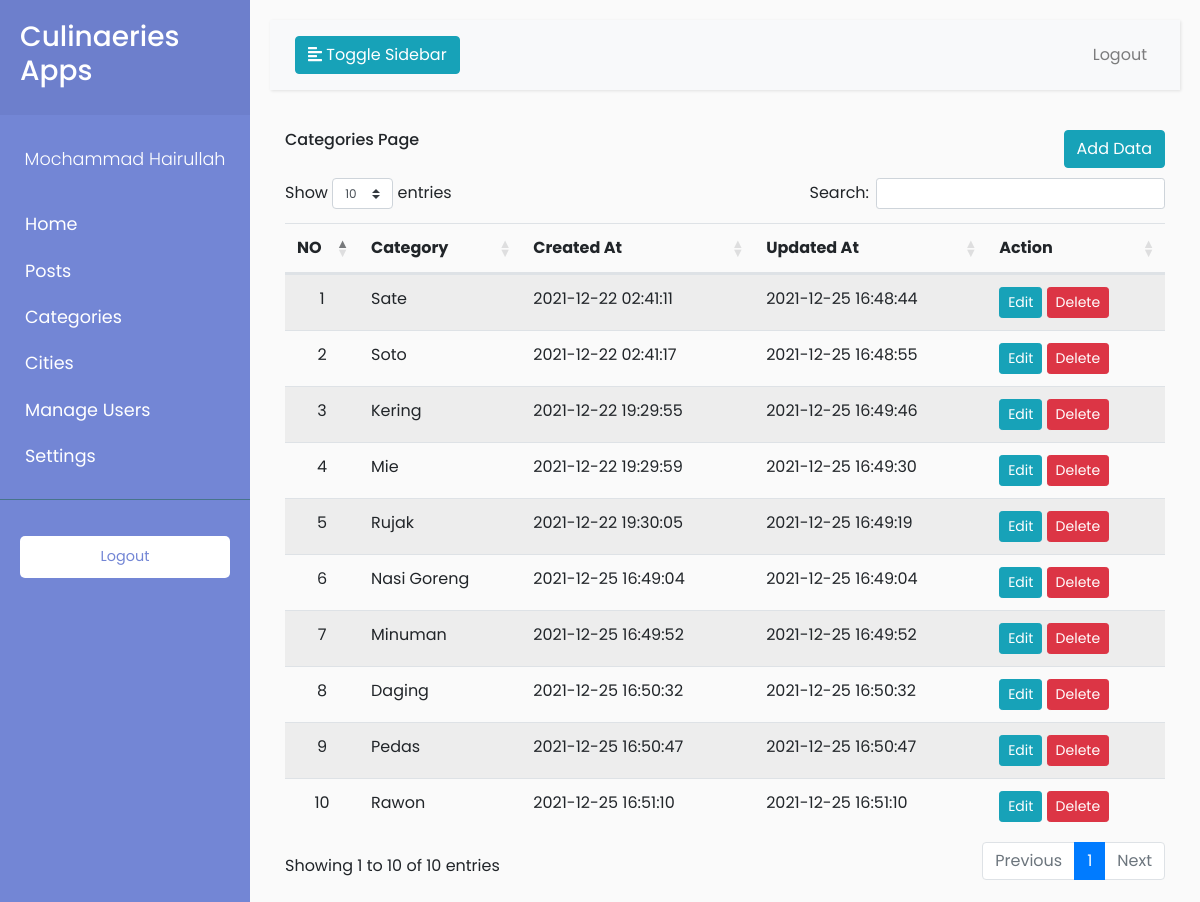
The app's page /culinaries/admin/categories/index.php (signed in) with its own data.
### tables this page shows
CREATE TABLE `categories` (
  `category_id` int(11) NOT NULL,
  `category` varchar(100) NOT NULL,
  `created_at` datetime NOT NULL,
  `updated_at` datetime NOT NULL
);

### culinaries/admin/categories/index.php (the view, shortened to what this page needs)
<?php include './../layouts/header.php'; ?>
  <div class="container">
    <h6 class="float-left">Categories Page</h6>
    <a href="./insert.php" class="btn btn-md btn-info float-right">Add Data</a>
    <br><br>
    <table id="example" class="table table-striped">
      <thead>
        <tr>
          <th>NO</th>
          <th>Category</th>
          <th>Created At</th>
          <th>Updated At</th>
          <th>Action</th>
        </tr>
      </thead>
      <tbody>
        <?php $no = 1; ?>
        <?php $query = "select * from categories"; ?>
        <?php $sql = mysqli_query($conn, $query); ?>
        <?php foreach($sql as $row): ?>
          <tr>
            <td width="50" class="text-center"><?= $no++ ?></td>
            <td><?= $row['category'] ?></td>
            <td><?= $row['created_at'] ?></td>
            <td><?= $row['updated_at'] ?></td>
            <td>
              <a href="./edit.php?id=<?= $row['category_id'] ?>" onclick="return confirm('Are your sure?')" class="btn btn-sm btn-info">Edit</a>
              <a href="./../../app/categories/delete.php?id=<?= $row['category_id'] ?>" onclick="return confirm('Are your sure?')" class="btn btn-sm btn-danger">Delete</a>
            </td>
          </tr>
        <?php endforeach ?>
      </tbody>
    </table>
  </div>
<?php include './../layouts/footer.php'; ?>

### culinaries/admin/assets/css/style.css (style rules this page uses)
body { font-family: 'Poppins', sans-serif; background: #fafafa; }
a, a:hover, a:focus { color: inherit; text-decoration: none; transition: all 0.3s; }

### records on screen
categories: category "Sate", created_at "2021-12-22 02:41:11", updated_at "2021-12-25 16:48:44"
categories: category "Soto", created_at "2021-12-22 02:41:17", updated_at "2021-12-25 16:48:55"
categories: category "Kering", created_at "2021-12-22 19:29:55", updated_at "2021-12-25 16:49:46"
categories: category "Mie", created_at "2021-12-22 19:29:59", updated_at "2021-12-25 16:49:30"
categories: category "Rujak", created_at "2021-12-22 19:30:05", updated_at "2021-12-25 16:49:19"
categories: category "Nasi Goreng", created_at "2021-12-25 16:49:04", updated_at "2021-12-25 16:49:04"
categories: category "Minuman", created_at "2021-12-25 16:49:52", updated_at "2021-12-25 16:49:52"
categories: category "Daging", created_at "2021-12-25 16:50:32", updated_at "2021-12-25 16:50:32"
categories: category "Pedas", created_at "2021-12-25 16:50:47", updated_at "2021-12-25 16:50:47"
categories: category "Rawon", created_at "2021-12-25 16:51:10", updated_at "2021-12-25 16:51:10"

### other values on screen
$_SESSION['sess_name'] "Mochammad Hairullah"
